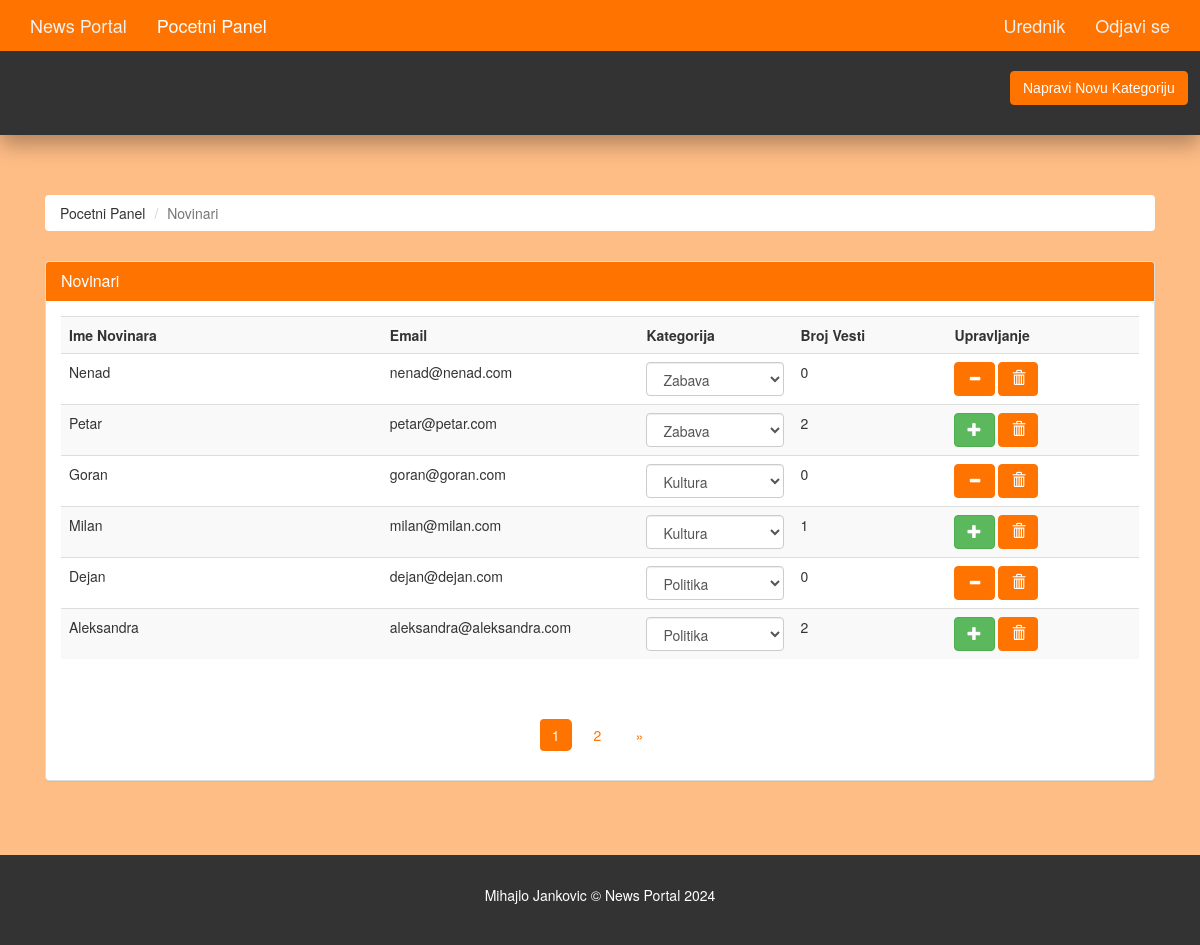
The page /admin/authors.php (signed in) on the database as committed earlier.
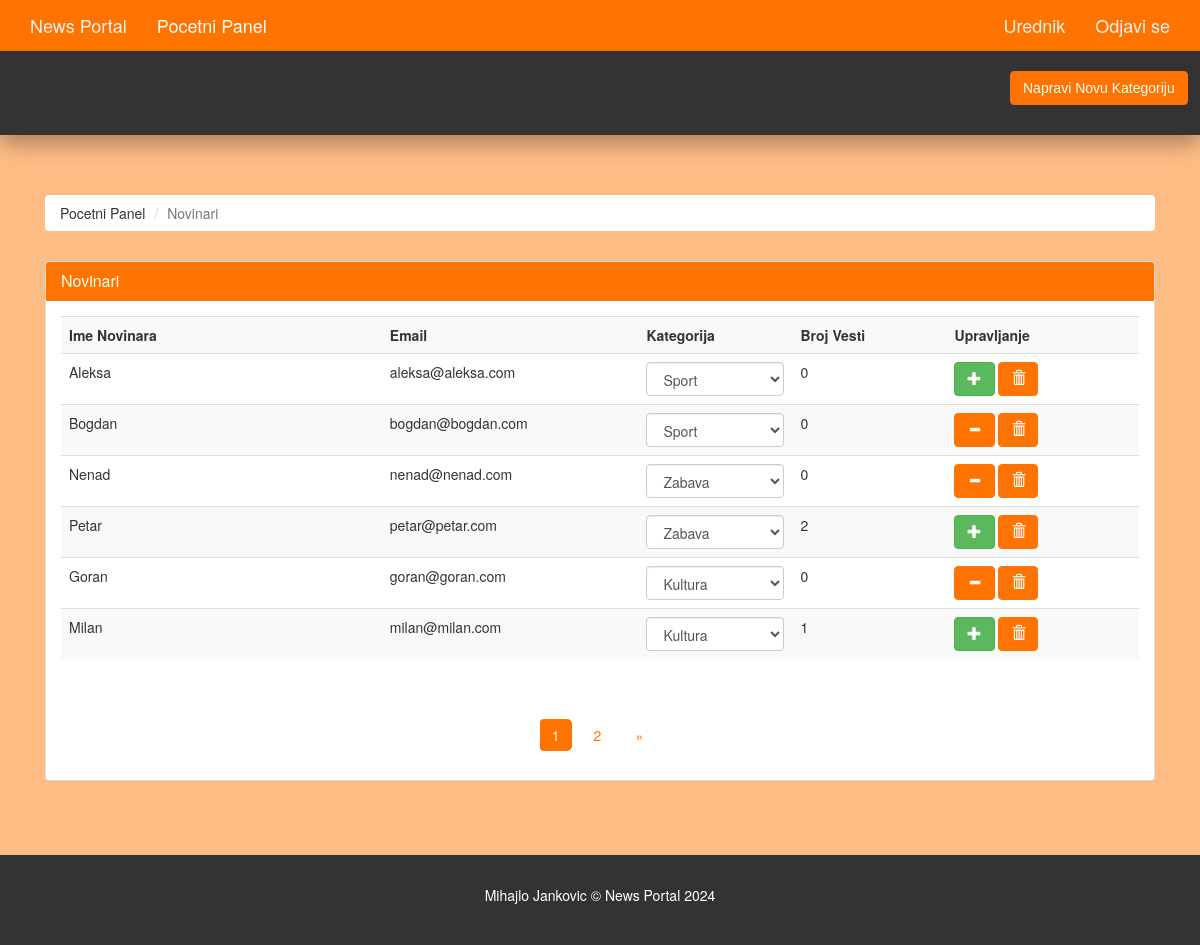
The same page on the database as committed later.
### tables this page shows
CREATE TABLE `author` (
  `author_id` int NOT NULL,
  `author_name` varchar(35) NOT NULL,
  `author_password` varchar(100) NOT NULL,
  `author_email` varchar(45) NOT NULL,
  `category_id` int DEFAULT NULL
);

CREATE TABLE `category` (
  `category_id` int NOT NULL,
  `category_name` varchar(45) NOT NULL,
  `category_color` varchar(35) NOT NULL,
  `category_image` varchar(250) NOT NULL,
  `category_description` varchar(350) NOT NULL
);

### admin/authors.php (the view, shortened to what the changed rows need)
<?php
  require('./includes/nav.inc.php');
?>
<section id="main">
  <div class="container">
    <div class="col-md-12">
      <?php
        $limit = 6;
        if(isset($_GET['page'])) {
          $page = $_GET['page'];
        } else {
          $page = 1;
        }
        $offset = ($page - 1) * $limit;
        $sql = "SELECT author.author_id,
                author.author_name,
                author.author_email,
                COUNT(article.article_id) AS article_count,
                category.category_id, category.category_name
                FROM author
                LEFT JOIN article ON author.author_id = article.author_id
                LEFT JOIN category ON author.category_id = category.category_id
                GROUP BY author.author_id
                ORDER BY author.author_id DESC
                LIMIT {$offset},{$limit}";
        $result = mysqli_query($con, $sql);
        $row = mysqli_num_rows($result);
      ?>
      <div class="panel panel-default">
        <div class="panel-body">
          <table class="table table-striped table-hover author-table">
            <tr>
              <th style="min-width: 250px">Ime Novinara</th>
              <th style="min-width: 200px">Email</th>
              <th style="min-width: 120px">Kategorija</th>
              <th style="min-width: 120px">Broj Vesti</th>
              <th style="min-width: 150px">Upravljanje</th>
            </tr>
            <?php
              if($row > 0) {
                while($data = mysqli_fetch_assoc($result)) {
                  $author_id = $data['author_id'];
                  $author_name = $data['author_name'];
                  $author_email = $data['author_email'];
                  $article_count = $data['article_count'];
                  $category_name = $data['category_name'];
                  $category_id = $data['category_id'];
                  $isAdminQuery = "SELECT * FROM admin WHERE admin_email = '$author_email'";
                  $isAdminResult = mysqli_query($con, $isAdminQuery);
                  $isAdmin = mysqli_num_rows($isAdminResult) > 0;
                  echo '
                  <tr>
                      <td>
                          '.$author_name.'
                      </td>
                      <td>
                          '.$author_email.'
                      </td>
                      <td>
                          <select class="form-control" id="categorySelect_'.$author_id.'" onchange="updateCategory('.$author_id.', this.value)">
                            <option value="'.$category_id.'" selected>'.$category_name.'</option>';
                            echo '
                          </select>
                      </td>
                      <td>
                          '.$article_count.'
                      </td>
                      <td>
                          <a class="btn btn-success" href="javascript:addToAdmin('.$author_id.')" title="Add to Urednik" '.($isAdmin ? 'style="display: none;"' : '').'>
                              <span class="glyphicon glyphicon-plus"></span>
                          </a>
                          <a class="btn btn-warning" href="javascript:removeFromAdmin('.$author_id.')" title="Remove from Urednik" '.(!$isAdmin ? 'style="display: none;"' : '').'>
                              <span class="glyphicon glyphicon-minus"></span>
                          </a>
                          <a class="btn btn-danger" href="javascript:deleteConfirm('.$author_id.')" title="Delete Author">
                              <span class="glyphicon glyphicon-trash"></span>
                          </a>
                      </td>
                  </tr>
              ';
            }
          }
          ?>
          </table>
        </div>
        <div class="text-center">
          <ul class="pagination pg-red">
            <?php
              $paginationQuery = "SELECT DISTINCT author.author_id FROM author LEFT JOIN article ON author.author_id = article.author_id";
              $paginationResult = mysqli_query($con, $paginationQuery);
              if(mysqli_num_rows($paginationResult) > 0) {
                $total_authors = mysqli_num_rows($paginationResult);
                $total_page = ceil($total_authors / $limit);
                for($i = 1; $i <= $total_page; $i++) {
                  $active = "";
                  if($i == $page) {
                    $active = "active";
                  }
                  echo '<li class="page-item '.$active.'"><a href="./authors.php?page='.$i.'" class="page-link">'.$i.'</a></li>';
                }
              }
            ?>
          </ul>
        </div>
      </div>
    </div>
  </div>
</section>
<?php
  require('./includes/footer.inc.php')
?>

Rows that differ between the two databases and show on the page:
no longer on this page (row unchanged): author: author_name "Dejan", author_email "dejan@dejan.com", category+author_id "Politika", article_count "0"
no longer on this page (row unchanged): author: author_name "Aleksandra", author_email "aleksandra@aleksandra.com", category+author_id "Politika", article_count "2"
added author: author_name "Aleksa", author_email "aleksa@aleksa.com", category+author_id "Sport", article_count "0"
added author: author_name "Bogdan", author_email "bogdan@bogdan.com", category+author_id "Sport", article_count "0"
